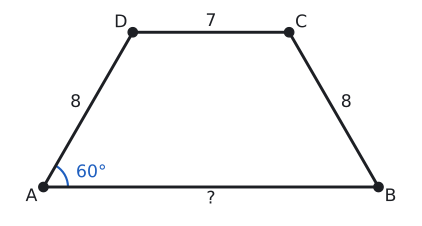

Recreate this plot in Python.
import sys; sys.path.insert(0, "tools")
from cizim import *

P = lambda x, y: np.array([float(x), float(y)])
uz = lambda U, V: round(float(np.linalg.norm(U - V)), 4)
def acisi(K, U, V):
    u, v = U - K, V - K
    return round(float(np.degrees(np.arccos(np.dot(u, v) / np.linalg.norm(u) / np.linalg.norm(v)))), 3)
def kesis(p, u, q, v):
    t = np.linalg.solve(np.array([u, -v]).T, q - p); return p + t[0] * u
def birim(U, V):
    t = (V - U) / np.linalg.norm(V - U); return t, np.array([-t[1], t[0]])
def paralel_isareti(U, V, f=0.5):
    M = U + f * (V - U); t, _ = birim(U, V)
    ax.annotate("", xy=M + 0.3 * S * t, xytext=M - 0.3 * S * t, arrowprops=dict(arrowstyle="-|>", color=SOLUK, lw=1.4, mutation_scale=14))
def cetik(U, V, n=1, renk=SOLUK, f=0.5):
    M = U + f * (V - U); t, m = birim(U, V)
    for i in range(n):
        c = M + (i - (n - 1) / 2) * 0.2 * S * t
        ax.plot(*zip(c - 0.22 * S * m, c + 0.22 * S * m), color=renk, lw=1.5)
def olcu(U, V, metin, d=0.5, renk=YAZI, fs=13):
    """[UV] ortasına, U->V yönünün soluna d*S uzağa yazı (d < 0: sağına)."""
    M = (U + V) / 2; _, m = birim(U, V)
    ax.text(*(M + d * S * m), metin, ha="center", va="center", color=renk, fontsize=fs)
def dik_isareti(K, U, V, r=0.4):
    a_ = (U - K) / np.linalg.norm(U - K) * r * S; b_ = (V - K) / np.linalg.norm(V - K) * r * S
    ax.plot(*zip(K + a_, K + a_ + b_, K + b_), color=SOLUK, lw=1.3)
def harf(Q, metin, dx, dy, renk=YAZI, fs=13):
    ax.text(Q[0] + dx * S, Q[1] + dy * S, metin, ha="center", va="center", color=renk, fontsize=fs)
def cizgi(U, V, renk=YAZI, lw=2.2, ls="-"):
    ax.plot(*zip(U, V), color=renk, lw=lw, ls=ls)
def basla(xmin, xmax, ymin, ymax, en=5.5):
    global fig, ax
    fig, ax = sekil(en, en * (ymax - ymin) / (xmax - xmin))
    ax.set_aspect("equal"); ax.axis("off"); ax.set_xlim(xmin, xmax); ax.set_ylim(ymin, ymax)
def yamuk(A, B, C, D, dolgu=None):
    if dolgu: ax.add_patch(patches.Polygon([A, B, C, D], closed=True, facecolor=dolgu, edgecolor="none"))
    ax.plot(*zip(A, B, C, D, A), color=YAZI)
    for Q in (A, B, C, D): nokta(ax, *Q, "")
def koseler(A, B, C, D):
    harf(A, "A", -0.5, -0.4); harf(B, "B", 0.5, -0.4); harf(C, "C", 0.5, 0.4); harf(D, "D", -0.5, 0.4)

# Soru 7: ikizkenar yamuk, m(A) = 60°, |AD| = |BC| = 8, |DC| = 7 -> |AB| = 15.
r3 = np.sqrt(3)
A, B, C, D = P(0, 0), P(15, 0), P(11, 4 * r3), P(4, 4 * r3)
S = 15 / 14
print("A", acisi(A, B, D), "AD", uz(A, D), "BC", uz(B, C), "DC", uz(D, C))
basla(-1.6, 16.6, -1.4, 4 * r3 + 1.1)
yamuk(A, B, C, D); koseler(A, B, C, D)
aci(ax, A, B, D, r=1.1, renk=MAVI); harf(A, "60°", 2.0, 0.6, MAVI)
olcu(A, B, "?", -0.5); olcu(D, C, "7", 0.45); olcu(A, D, "8", 0.6); olcu(C, B, "8", 0.6)
kaydet(fig, __file__)
